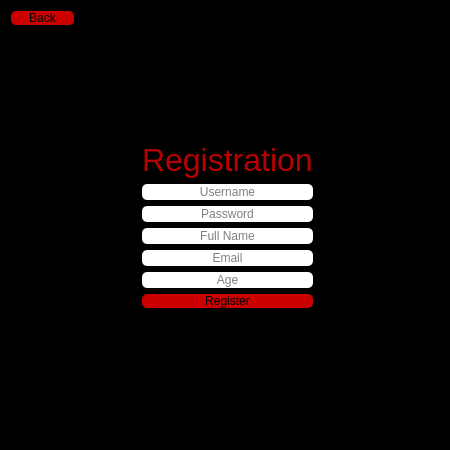
<?xml version="1.0" encoding="UTF-8"?>
<ui version="4.0">
 <class>RegisterPage</class>
 <widget class="QDialog" name="RegisterPage">
  <property name="geometry">
   <rect>
    <x>0</x>
    <y>0</y>
    <width>450</width>
    <height>450</height>
   </rect>
  </property>
  <property name="windowTitle">
   <string>Register </string>
  </property>
  <property name="windowIcon">
   <iconset resource="image.qrc">
    <normaloff>:/splash/xilften.png</normaloff>:/splash/xilften.png</iconset>
  </property>
  <property name="styleSheet">
   <string notr="true">background-color: rgb(0, 0, 0);</string>
  </property>
  <layout class="QGridLayout" name="gridLayout">
   <item row="2" column="6">
    <spacer name="horizontalSpacer_3">
     <property name="orientation">
      <enum>Qt::Horizontal</enum>
     </property>
     <property name="sizeHint" stdset="0">
      <size>
       <width>119</width>
       <height>20</height>
      </size>
     </property>
    </spacer>
   </item>
   <item row="2" column="4">
    <widget class="QLabel" name="label">
     <property name="font">
      <font>
       <pointsize>24</pointsize>
      </font>
     </property>
     <property name="styleSheet">
      <string notr="true">color: rgb(185, 0, 0);</string>
     </property>
     <property name="text">
      <string>Registration</string>
     </property>
    </widget>
   </item>
   <item row="2" column="5">
    <spacer name="horizontalSpacer_4">
     <property name="orientation">
      <enum>Qt::Horizontal</enum>
     </property>
     <property name="sizeHint" stdset="0">
      <size>
       <width>119</width>
       <height>20</height>
      </size>
     </property>
    </spacer>
   </item>
   <item row="2" column="1">
    <spacer name="horizontalSpacer_2">
     <property name="orientation">
      <enum>Qt::Horizontal</enum>
     </property>
     <property name="sizeHint" stdset="0">
      <size>
       <width>119</width>
       <height>20</height>
      </size>
     </property>
    </spacer>
   </item>
   <item row="0" column="0">
    <widget class="QPushButton" name="BackButton">
     <property name="font">
      <font/>
     </property>
     <property name="styleSheet">
      <string notr="true">QPushButton{
	color: rgb(0, 0, 0);
	background-color: rgb(204, 0, 0);
   	border-radius:5px;
}
QPushButton:hover{
	color: rgb(255, 255, 255);
}
QPushButton:pressed{
	background-color: rgb(255, 255, 255);
}
</string>
     </property>
     <property name="text">
      <string>Back</string>
     </property>
     <property name="icon">
      <iconset resource="image.qrc">
       <normaloff>:/icons/icons/back.png</normaloff>:/icons/icons/back.png</iconset>
     </property>
    </widget>
   </item>
   <item row="3" column="4">
    <layout class="QVBoxLayout" name="verticalLayout">
     <item>
      <widget class="QLineEdit" name="RegUsername">
       <property name="font">
        <font/>
       </property>
       <property name="styleSheet">
        <string notr="true">
background-color: rgb(255, 255, 255);
border-radius:5px;</string>
       </property>
       <property name="inputMask">
        <string/>
       </property>
       <property name="text">
        <string/>
       </property>
       <property name="frame">
        <bool>true</bool>
       </property>
       <property name="echoMode">
        <enum>QLineEdit::Normal</enum>
       </property>
       <property name="alignment">
        <set>Qt::AlignCenter</set>
       </property>
       <property name="placeholderText">
        <string>Username</string>
       </property>
      </widget>
     </item>
     <item>
      <widget class="QLineEdit" name="RegPass">
       <property name="font">
        <font/>
       </property>
       <property name="styleSheet">
        <string notr="true">

background-color: rgb(255, 255, 255);
border-radius:5px;</string>
       </property>
       <property name="inputMask">
        <string/>
       </property>
       <property name="text">
        <string/>
       </property>
       <property name="frame">
        <bool>true</bool>
       </property>
       <property name="echoMode">
        <enum>QLineEdit::Password</enum>
       </property>
       <property name="alignment">
        <set>Qt::AlignCenter</set>
       </property>
       <property name="placeholderText">
        <string>Password</string>
       </property>
      </widget>
     </item>
     <item>
      <widget class="QLineEdit" name="RegFullName">
       <property name="font">
        <font/>
       </property>
       <property name="styleSheet">
        <string notr="true">
background-color: rgb(255, 255, 255);
border-radius:5px;</string>
       </property>
       <property name="inputMask">
        <string/>
       </property>
       <property name="text">
        <string/>
       </property>
       <property name="frame">
        <bool>true</bool>
       </property>
       <property name="echoMode">
        <enum>QLineEdit::Normal</enum>
       </property>
       <property name="alignment">
        <set>Qt::AlignCenter</set>
       </property>
       <property name="placeholderText">
        <string>Full Name</string>
       </property>
      </widget>
     </item>
     <item>
      <widget class="QLineEdit" name="RegEmail">
       <property name="font">
        <font/>
       </property>
       <property name="styleSheet">
        <string notr="true">
background-color: rgb(255, 255, 255);
border-radius:5px;</string>
       </property>
       <property name="inputMask">
        <string/>
       </property>
       <property name="text">
        <string/>
       </property>
       <property name="frame">
        <bool>true</bool>
       </property>
       <property name="echoMode">
        <enum>QLineEdit::Normal</enum>
       </property>
       <property name="alignment">
        <set>Qt::AlignCenter</set>
       </property>
       <property name="placeholderText">
        <string>Email</string>
       </property>
      </widget>
     </item>
     <item>
      <widget class="QLineEdit" name="RegAge">
       <property name="font">
        <font/>
       </property>
       <property name="styleSheet">
        <string notr="true">

background-color: rgb(255, 255, 255);
border-radius:5px;</string>
       </property>
       <property name="inputMask">
        <string/>
       </property>
       <property name="text">
        <string/>
       </property>
       <property name="frame">
        <bool>true</bool>
       </property>
       <property name="echoMode">
        <enum>QLineEdit::Normal</enum>
       </property>
       <property name="alignment">
        <set>Qt::AlignCenter</set>
       </property>
       <property name="placeholderText">
        <string>Age</string>
       </property>
      </widget>
     </item>
     <item>
      <widget class="QPushButton" name="LogBut">
       <property name="font">
        <font/>
       </property>
       <property name="styleSheet">
        <string notr="true">QPushButton{
	color: rgb(0, 0, 0);
	background-color: rgb(204, 0, 0);
   	border-radius:5px;
}
QPushButton:hover{
	color: rgb(255, 255, 255);
}
QPushButton:pressed{
	background-color: rgb(255, 255, 255);
}
</string>
       </property>
       <property name="text">
        <string>Register</string>
       </property>
       <property name="icon">
        <iconset resource="image.qrc">
         <normaloff>:/icons/icons/reg.png</normaloff>:/icons/icons/reg.png</iconset>
       </property>
      </widget>
     </item>
     <item>
      <widget class="QLabel" name="RegisterOk">
       <property name="sizePolicy">
        <sizepolicy hsizetype="Preferred" vsizetype="Maximum">
         <horstretch>0</horstretch>
         <verstretch>0</verstretch>
        </sizepolicy>
       </property>
       <property name="font">
        <font/>
       </property>
       <property name="styleSheet">
        <string notr="true">color: rgb(185, 0, 0);</string>
       </property>
       <property name="text">
        <string/>
       </property>
       <property name="wordWrap">
        <bool>true</bool>
       </property>
      </widget>
     </item>
    </layout>
   </item>
   <item row="1" column="4">
    <spacer name="verticalSpacer">
     <property name="orientation">
      <enum>Qt::Vertical</enum>
     </property>
     <property name="sizeHint" stdset="0">
      <size>
       <width>20</width>
       <height>40</height>
      </size>
     </property>
    </spacer>
   </item>
   <item row="2" column="0">
    <spacer name="horizontalSpacer">
     <property name="orientation">
      <enum>Qt::Horizontal</enum>
     </property>
     <property name="sizeHint" stdset="0">
      <size>
       <width>119</width>
       <height>20</height>
      </size>
     </property>
    </spacer>
   </item>
   <item row="4" column="4">
    <spacer name="verticalSpacer_2">
     <property name="orientation">
      <enum>Qt::Vertical</enum>
     </property>
     <property name="sizeHint" stdset="0">
      <size>
       <width>20</width>
       <height>40</height>
      </size>
     </property>
    </spacer>
   </item>
  </layout>
 </widget>
 <resources>
  <include location="image.qrc"/>
 </resources>
 <connections/>
</ui>
